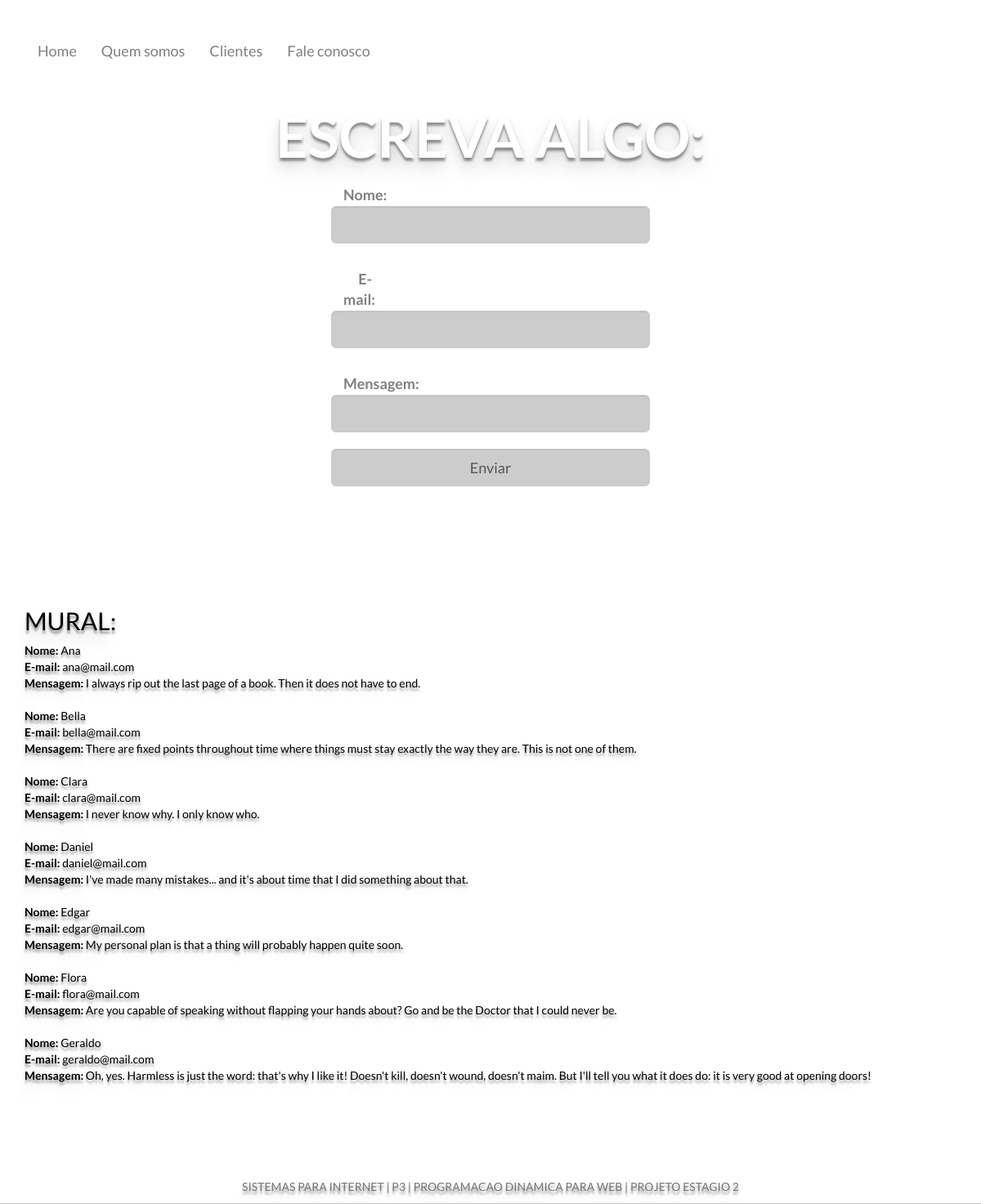
The app's page /minisite/index.php?pg=contato with its own data.
### tables this page shows
CREATE TABLE `contato` (
  `id` int(11) NOT NULL,
  `nome` varchar(140) NOT NULL,
  `email` varchar(140) NOT NULL,
  `mensagem` text NOT NULL
);

CREATE TABLE `rodape` (
  `id` int(11) NOT NULL,
  `corpo` text NOT NULL
);

### minisite/contato.php (the view, shortened to what this page needs)
<center>
		<h1>ESCREVA ALGO:</h1>
		<form method="POST" class="form-horizontal" style="width:30%">
			<div class="form-group form-group-lg">
				<label class="col-sm-2 control-label" "for=formGroupInputLarge">Nome:</label>
				<input class="form-control" type="text" name="nome"><br>
				<label class="col-sm-2 control-label" "for=formGroupInputLarge">E-mail:</label>
				<input class="form-control" type="mail" name="email"><br>
				<label class="col-sm-2 control-label" "for=formGroupInputLarge">Mensagem:</label>
				<input class="form-control" type="text" name="mensagem"><br>
				<input class="form-control" type="submit" value="Enviar"><br>
			</div>
		</form>
	</center>
<?php
$sql = "SELECT * FROM contato";
    $sql = $pdo->query($sql);
    if ($sql->rowCount() > 0){
        echo
            '<div class=container>
            <div class=content>
            <h2>MURAL:</h2>
            <div class=row>';
        foreach($sql->fetchAll() as $conteudo){
            echo '<div class=col-lg-12 col-sm-12>';
            echo '<strong>Nome:</strong> ' . $conteudo['nome'] .'<br>';
            echo '<strong>E-mail:</strong> ' . $conteudo['email'] . '<br>';
            echo '<strong>Mensagem:</strong> ' . $conteudo['mensagem'] . '<br><br>';
            echo '</div>';
        }
        echo
            '</div>
            </div>
            </div>';
    } else{
        echo "Nenhum dado compatível com a busca.";
    }
?>

### minisite/index.php (shortened to what this page needs)
<html>
<head>
	<link rel="stylesheet" type="text/css" href="bootstrap/css/bootstrap.css">
</head>
<body>
<?php
require 'dbConfig.php';
include_once("topo.php");
include_once("menu.php");
if(empty($_SERVER["QUERY_STRING"])){
        $var = "principal.php";
        include_once("$var");
	}else{
        $pg = $_GET['pg'];
        include_once("$pg.php");
}
include_once("rodape.php");
?>
</body>
</html>

### minisite/topo.php
<?php
echo "
<head>
	<title>malbuquerque</title>
	<link rel=stylesheet type=text/css href=https://maxcdn.bootstrapcdn.com/bootstrap/3.3.5/css/bootstrap.min.css>
	<link rel=stylesheet type=text/css href=https://maxcdn.bootstrapcdn.com/font-awesome/4.4.0/css/font-awesome.min.css>
	<link href=http://fonts.googleapis.com/css?family=Lato:300,400,700,300italic,400italic,700italic rel=stylesheet type=text/css>
	<link rel=stylesheet type=text/css href=estilo.css>
</head>
";
?>

### minisite/menu.php
<?php
echo
"
<div class=container>
	<nav class=navbar navbar-default>
		<div class=navbar-header>
			<a href='?pg=principal' class=navbar-brand>Home</a>
			<a href='?pg=quemsomos' class=navbar-brand>Quem somos</a>
			<a href='?pg=clientes' class=navbar-brand>Clientes</a>
			<a href='?pg=contato' class=navbar-brand>Fale conosco</a>
		</div>
	</div>
</div>
"
;
?>

### minisite/rodape.php
<?php
$sql = "SELECT * FROM rodape";
    $sql = $pdo->query($sql);
    if ($sql->rowCount() > 0){
        echo
            '<div class=footer navbar-fixed-bottom>
			<div class=container>
			<center>';
        foreach($sql->fetchAll() as $conteudo){
            echo $conteudo['corpo'];
        }
        echo
            '</center>
			</div>
			</div>';
    } else{
        echo "Nenhum dado compatível com a busca.";
    }
?>

### minisite/estilo.css (style rules this page uses)
body { background: url(https://source.unsplash.com/mjC9apK53a8); background-size: cover; background-position: center; }
body, html { width: 100%; height: 100%; font-family: "Lato"; color: white; }
h1 { font-weight: 700; font-size: 5em; }
.container { padding-top:3%; }
.navbar-brand { color:rgba(0,0,0,0.5); }
.content { padding-top: 5%; text-align: left; color: #000000; text-shadow: 0px 4px 3px rgba(0,0,0,0.4), 0px 8px 13px rgba(0,0,0,0.1), 0px 18px 23px rgba(0,0,0,0.1); }
label { color:rgba(0,0,0,0.5); }
.footer { padding-top:5%; text-shadow: 0px 4px 3px rgba(0,0,0,0.4), 0px 8px 13px rgba(0,0,0,0.1), 0px 18px 23px rgba(0,0,0,0.1); border-bottom: 1px solid rgba(0,0,0,0.2); }
.form-control { background-color: rgba(0,0,0,0.2); }
h1 { text-shadow: 0px 4px 3px rgba(0,0,0,0.4), 0px 8px 13px rgba(0,0,0,0.1), 0px 18px 23px rgba(0,0,0,0.1); }

### records on screen
contato: nome "Ana", email "ana@mail.com", mensagem "I always rip out the last page of a book. Then it does not have to end."
contato: nome "Bella", email "bella@mail.com", mensagem "There are fixed points throughout time where things must stay exactly the way they are. This is not one of them."
contato: nome "Clara", email "clara@mail.com", mensagem "I never know why. I only know who."
contato: nome "Daniel", email "daniel@mail.com", mensagem "I've made many mistakes... and it's about time that I did something about that."
contato: nome "Edgar", email "edgar@mail.com", mensagem "My personal plan is that a thing will probably happen quite soon."
contato: nome "Flora", email "flora@mail.com", mensagem "Are you capable of speaking without flapping your hands about? Go and be the Doctor that I could never be."
contato: nome "Geraldo", email "geraldo@mail.com", mensagem "Oh, yes. Harmless is just the word: that's why I like it! Doesn't kill, doesn't wound, doesn't maim. But I'll tell you what it does do: it is very good at opening doors!"
rodape: corpo "SISTEMAS PARA INTERNET | P3 | PROGRAMACAO DINAMICA PARA WEB | PROJETO ESTAGIO 2"
